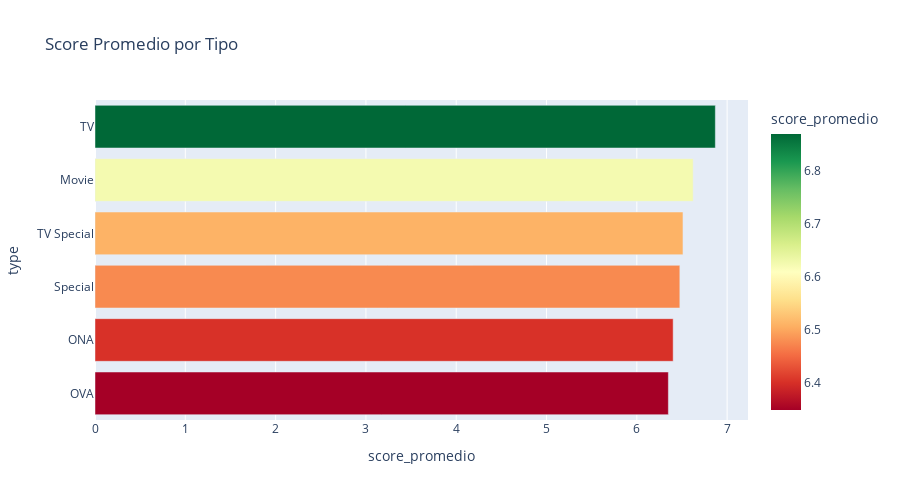

Notebook source saved alongside this figure:
### Markdown cell above
Crear grafico de barras

### Code cell
fig5 = px.bar(
    score_por_tipo,
    x='score_promedio',
    y='type',
    orientation='h',
    title='Score Promedio por Tipo',
    color='score_promedio',
    color_continuous_scale='RdYlGn',  # Escala de colores rojo-amarillo-verde
    hover_data=['cantidad']  # Mostrar cantidad en hover
)
fig5.update_layout(height=500, yaxis={'categoryorder': 'total ascending'})
fig5.show()

print("\n--- Score por Tipo ---")
print(score_por_tipo[['type', 'score_promedio', 'cantidad']])

### Figure 1 — Plotly figure (JSON) as saved in the notebook; plotly's stock layout.template omitted (floating-point values rounded to 4 significant figures)
{"data": [{"customdata": [[5052], [2476], [580], [1423], [2200], [3266]], "hovertemplate": "score_promedio=%{marker.color}<br>type=%{y}<br>cantidad=%{customdata[0]}<extra></extra>", "legendgroup": "", "marker": {"color": [6.87, 6.624, 6.511, 6.476, 6.402, 6.349], "coloraxis": "coloraxis", "pattern": {"shape": ""}}, "name": "", "orientation": "h", "showlegend": false, "textposition": "auto", "type": "bar", "x": [6.87, 6.624, 6.511, 6.476, 6.402, 6.349], "xaxis": "x", "y": ["TV", "Movie", "TV Special", "Special", "ONA", "OVA"], "yaxis": "y"}], "layout": {"barmode": "relative", "coloraxis": {"colorbar": {"title": {"text": "score_promedio"}}, "colorscale": [[0, "rgb(165,0,38)"], [0.1, "rgb(215,48,39)"], [0.2, "rgb(244,109,67)"], [0.3, "rgb(253,174,97)"], [0.4, "rgb(254,224,139)"], [0.5, "rgb(255,255,191)"], [0.6, "rgb(217,239,139)"], [0.7, "rgb(166,217,106)"], [0.8, "rgb(102,189,99)"], [0.9, "rgb(26,152,80)"], [1, "rgb(0,104,55)"]]}, "height": 500, "legend": {"tracegroupgap": 0}, "title": {"text": "Score Promedio por Tipo"}, "xaxis": {"anchor": "y", "domain": [0, 1], "title": {"text": "score_promedio"}}, "yaxis": {"anchor": "x", "categoryorder": "total ascending", "domain": [0, 1], "title": {"text": "type"}}}}
